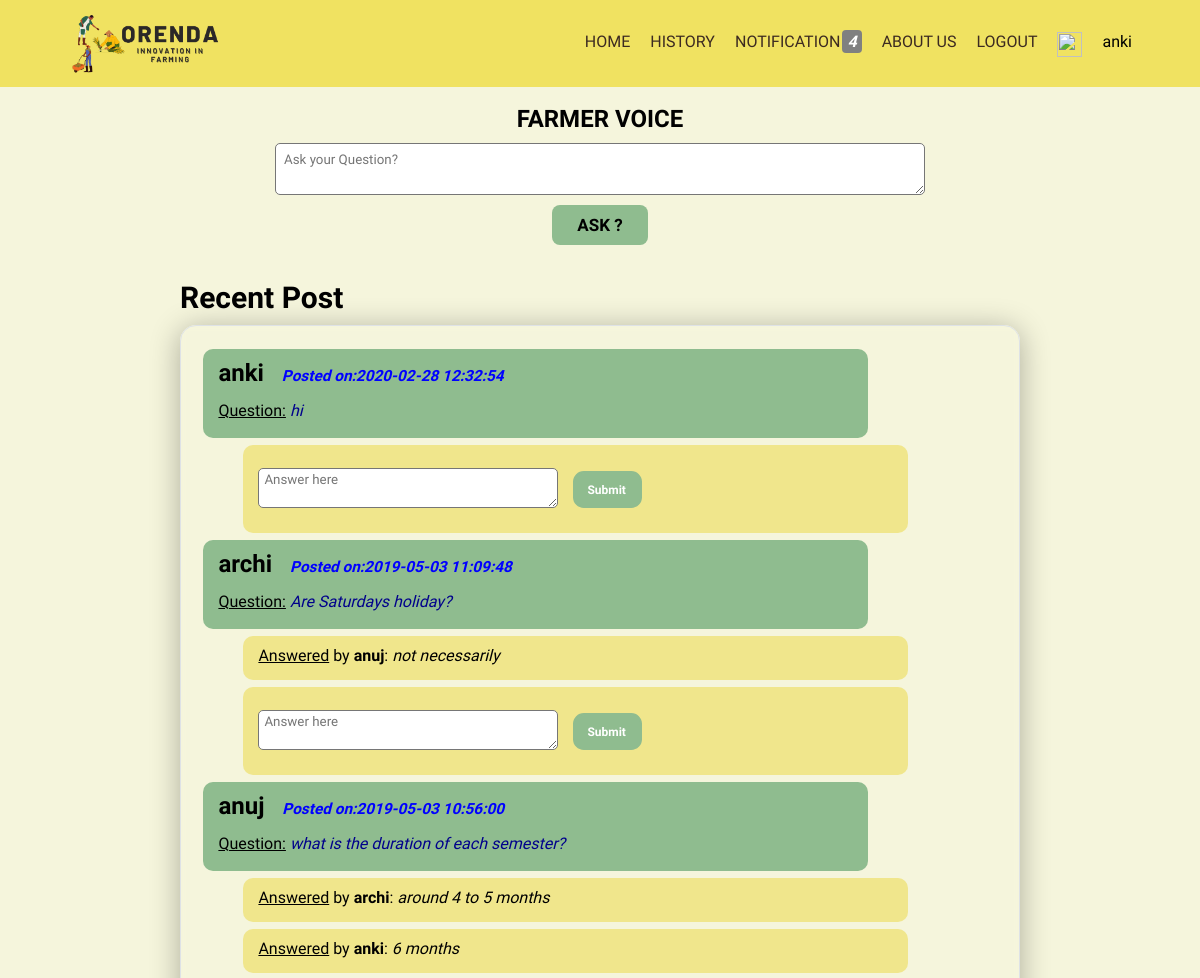
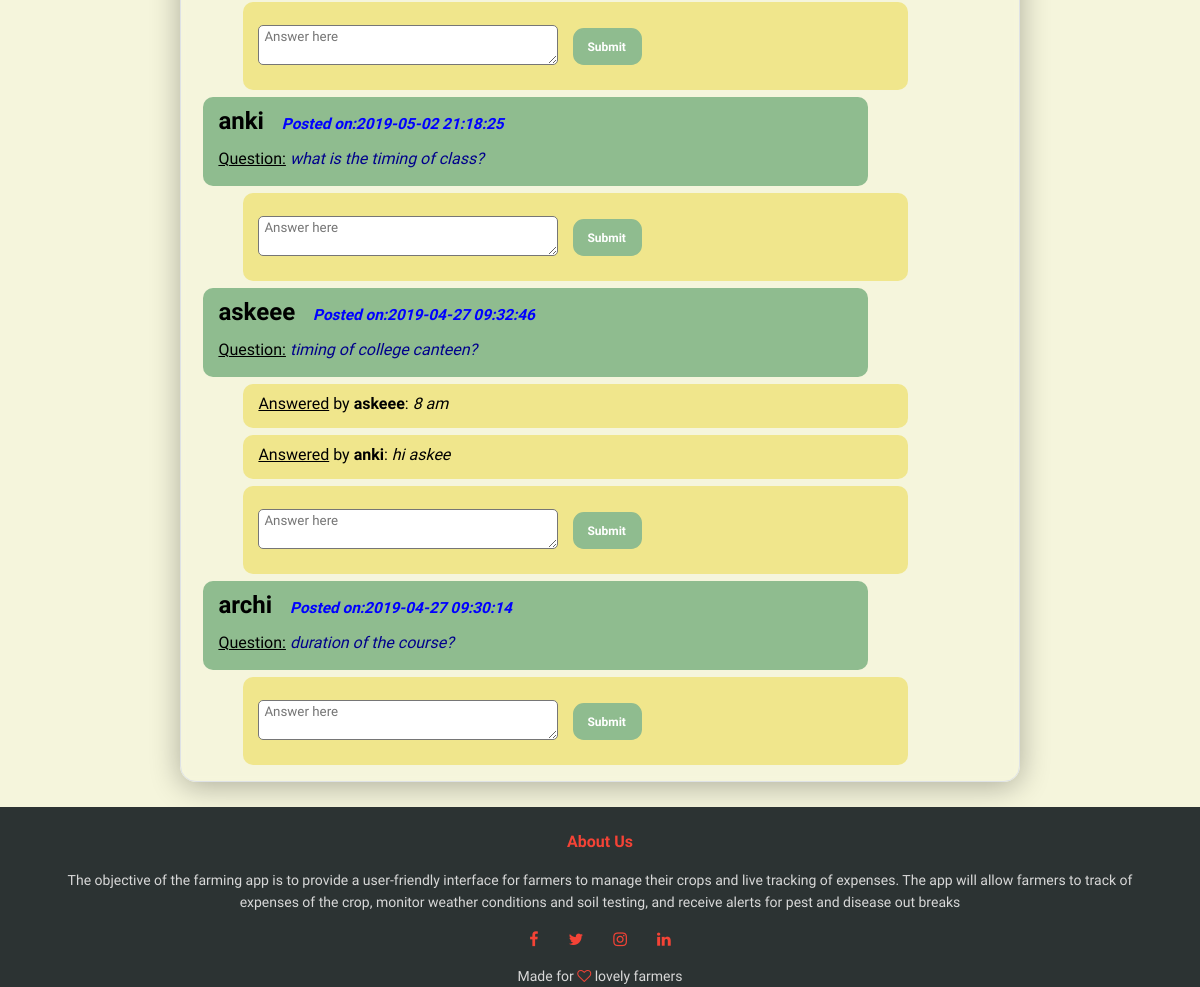
The app's page /home/home.php (signed in) with its own data (2 pictures, top to bottom).
### tables this page shows
CREATE TABLE `questions` (
  `qid` int(11) NOT NULL,
  `question` text NOT NULL,
  `userid` varchar(20) NOT NULL,
  `date` datetime NOT NULL DEFAULT current_timestamp()
);

CREATE TABLE `answers` (
  `aid` int(11) NOT NULL,
  `answer` text NOT NULL,
  `qid` int(11) NOT NULL,
  `userid` varchar(20) NOT NULL
);

### home/home.php (the view, shortened to what this page needs)
<?php
    require('../connect.php');
    $name=$_SESSION['username'];
?>
<html>
<head>
<link rel="stylesheet" href="house.css">
    <link rel="stylesheet" href="https://cdnjs.cloudflare.com/ajax/libs/font-awesome/4.7.0/css/font-awesome.min.css"/>
</head>
<body>
    <nav>
        <a href="home.html"><img class="loim" src="logo1.png" /></a>
        <ul>
          <li><a href="../first/first.php">HOME</a></li>
      <li>
                        <div class="dropdown">
                            <a>HISTORY</a>
                        </div>
            </li>
            <li>
                        <a href="user_notifications.php">
                            <?php
                            $q="SELECT count(*) FROM user_notifications where userid='".$_SESSION['username']."'";
                            $d=mysqli_query($conn,$q);
                            $notif_count=mysqli_fetch_row($d);
                            ?>
                            NOTIFICATION<b><i><span style='background-color:grey;color:white;padding: 2px 5px; margin-left: 2px;
                            border-radius: 4px;'><?php echo"$notif_count[0]";?></span></i></b>
                        </a>
            </li>
          <li><a href="">ABOUT US</a></li>
          <li><a href="logout.php">LOGOUT</a></li>
          <li><img src="https://img.icons8.com/external-others-inmotus-design/67/null/external-User-basic-web-ui-elements-others-inmotus-design.png " width="25px" /></li>
          <li><?php echo"$name" ?> </li>
        </ul>
      </nav>
<section style="margin-top:105px;">
<div>
        <div class="qn">
            <h1>FARMER VOICE</h1>
            <form method="post" action="post_ques.php">
                <div class="form-group">
                    <textarea name="question" class="qn_ta" rows="3" required
                        placeholder="Ask your Question?"></textarea>
                </div>
                <button type="submit" class="qn_btn">Ask ?</button><br>
            </form>
        </div>
        <div class="out">
            <h2>Recent Post</h2>
            <div class="out_b1">
                <div class="out_b2">
                    <p>
                        <?php
                        $ques=mysqli_query($conn,"SELECT *  FROM questions order by `date` desc");
                        while($q=mysqli_fetch_array($ques))
                        {
                            $qid=$q['qid'];
                            print("<div class='left'>");
                            print ("<h4>".$q['userid']."&nbsp;&nbsp;&nbsp;");
                            print ("<small style='color:blue; font-size:0.16in;'><i>Posted on:".$q['date']."</i></small></h4><br/>");
                            print ("<u>Question:</u> <i style='color:darkblue;'>".$q['question']."</i><br/>");
                            print("</div>");
                            $ans=mysqli_query($conn,"SELECT answer,userid FROM answers WHERE qid='$qid'");
                            while($a=mysqli_fetch_row($ans)){
                                print("<div class='right'>");
                                print ("<u>Answered</u> by <b>".$a[1]."</b>: <span><i>".$a[0]."</i></span>");
                                print("</div>");
                            }
                            print("<div class='ri_b1'>");
                            print ("<br/></br><div class='.ri_b2'>
                                    <form method='post' action='post_answer.php?qid=$qid'>
                                        <textarea class='ri_ans' name='ans' row='3' placeholder='Answer here' required/></textarea>
                                        <button class='ri_btn' type='submit' value='submit'> <span>Submit</span></button>
                                    </form>
                                    </div>");
                                    print("</div>");
                                }
                    ?>
                    </p>
                </div>
            </div>
        </div>
        </div>
</section>
     <section class="footer">
      <h4>About Us</h4>
      <p>
        The objective of the farming app is to provide a user-friendly interface
        for farmers to manage their crops and live tracking of expenses. The
        app will allow farmers to track of expenses of the crop, monitor
        weather conditions and soil testing, and receive alerts for pest and
        disease out breaks
      </p>
      <div class="icons">
        <i class="fa fa-facebook"></i>
        <i class="fa fa-twitter"></i>
        <i class="fa fa-instagram"></i>
        <i class="fa fa-linkedin"></i>
      </div>
      <p>Made for <i class="fa fa-heart-o"></i> lovely farmers</p>
    </section>
</body>
</html>

### home/house.css (style rules this page uses)
* { margin: 0; padding: 0; font-family: "Varela Round", sans-serif; }
body { background-color:beige; }
nav { padding: 1% 6%; display: flex; justify-content: space-between; justify-items: center; background-color: #f0e261; position: fixed; width: 90%; top: 0; z-index: 1000; }
.loim { width: 150px; }
nav ul { display: flex; justify-content: right; margin-top: 20px; margin-right: 20px; }
nav ul li { margin-left: 20px; list-style: none; }
nav ul li a { text-decoration: none; color: #3c2a21; }
li a::after { content: ""; width: 0; height: 2px; background-color: #3e773e; margin: auto; display: block; }
.qn { text-align: center; }
.qn h1 { margin-top: 15px; }
.qn_ta { position: relative; height: 52px; width: 650px; padding: 8px; margin: 10px; border-radius: 5px; text-align: left; }
.qn_btn { position: relative; font-size: 17px; text-transform: uppercase; text-decoration: none; padding: 10px 25px; display: inline-block; border-radius: 8px; transition: all 0.2s; border: none; font-family: inherit; font-weight: 600; color: black; background-color: darkseagreen; }
.qn_btn::after { content: ""; display: inline-block; height: 100%; width: 100%; border-radius: 100px; position: absolute; top: 0; left: 0; z-index: -1; transition: all 0.4s; }
.qn_btn::after { background-color: #3e773e; }
.footer { width: 100%; text-align: center; background-color: #2c3333; padding: 25 0 0 0; position: absolute; margin-top: 25px; }
.footer h4 { margin-bottom: 18px; font-weight: 600; color: f44336; }
p { color: #d8d8d8; font-size: 14px; font-weight: 300px; line-height: 22px; padding: 0 60px; }
.icons .fa { color: #f44336; margin: 0 13px; cursor: pointer; padding: 18px 0; }
.fa-heart-o { color: #f44336; }
.out { width: 70%; margin: auto; padding-top: 35px; }
.out h2 { font-size: 30px; font-weight: 600; }
.out_b1 { border: 1px solid #dee2e6 !important; box-shadow: 0 4px 30px rgb(0 0 0 / 30%); backdrop-filter: blur(3.7px); border-radius: 16px; padding: 1rem 1.4rem !important; display: -webkit-box; display: -ms-flexbox; display: flex; -webkit-box-align: start; -ms-flex-align: start; align-items: flex-start; margin-top: 10px; }
.out_b2 { -webkit-box-flex: 1; flex: 1; }
.left { background-color: darkseagreen; float: left; width: 80%; padding: 10px 15px 18px 15px; margin-top: 7px; border-radius: 10px; }
.left h4 { font-size: 1.5rem; font-weight: 550; margin-bottom: -5px; }
.right { background-color: khaki; float: left; width: 80%; padding: 10px 15px 15px 15px; margin-top: 7px; margin-left: 40px; border-radius: 10px; }
.ri_b1 { background-color: khaki; float: left; width: 80%; border-radius: 10px; padding: 0px 15px 15px 15px; margin-top: 7px; margin-left: 40px; }
.ri_ans { margin-top: -15; margin-bottom: 10; border-radius: 5px; padding: 3px 5px; width: 300px; height: 40px; }
.ri_btn { position: absolute; margin-top: -12; margin-left: 15; }
.ri_btn { border: 2px solid darkseagreen; background-color: darkseagreen; border-radius: 0.9em; padding: 0.8em 1.2em 0.8em 1em; transition: all ease-in-out 0.2s; font-size: 12px; }
.ri_btn span { color: #fff; font-weight: 600; }
.dropdown { position: relative; display: inline-block; }

### home/home.php (style rules this page uses)
body { background-color: beige; }
.dropdown { position: relative; display: inline-block; }

### records on screen
questions: userid "anki", date "2020-02-28 12:32:54", question "hi"
questions: userid "archi", date "2019-05-03 11:09:48", question "Are Saturdays holiday?"
answers: userid "anuj", answer "not necessarily"
questions: userid "anuj", date "2019-05-03 10:56:00", question "what is the duration of each semester?"
answers: userid "archi", answer "around 4 to 5 months"
answers: userid "anki", answer "6 months"
questions: userid "anki", date "2019-05-02 21:18:25", question "what is the timing of class?"
questions: userid "askeee", date "2019-04-27 09:32:46", question "timing of college canteen?"
answers: userid "askeee", answer "8 am"
answers: userid "anki", answer "hi askee"
questions: userid "archi", date "2019-04-27 09:30:14", question "duration of the course?"

### other values on screen
$notif_count[0] "4"
$name "anki"
